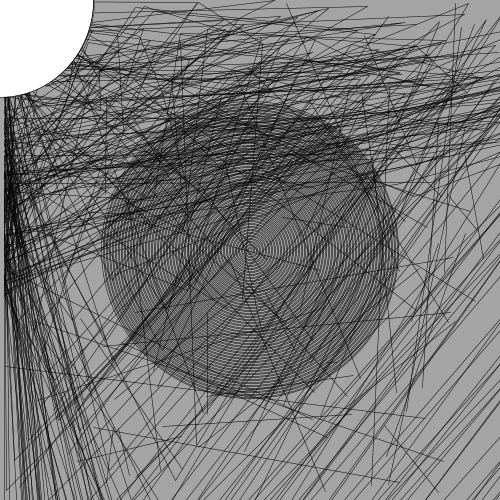
Frame 1 (no input)
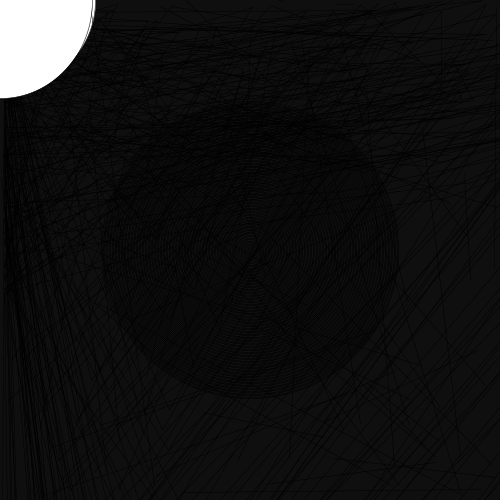
Frame 60 (the mouse pressed at the canvas centre just before this capture)
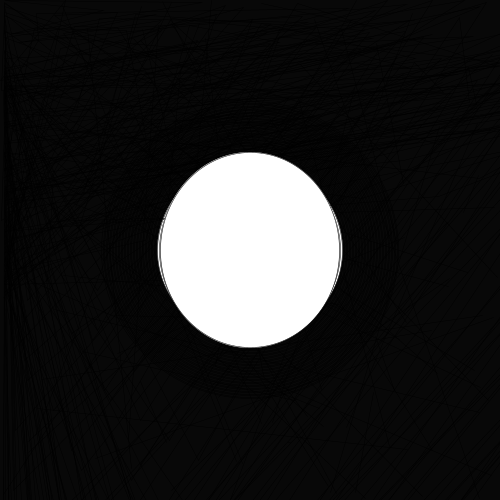
Frame 120 (the mouse held since frame 60 and released just before this capture)

The Processing sketch that drew these frames (run headless with seeded random() and noise(); from frame 60 on, the mouse is pressed at the canvas centre):

// Processing sketch: processing_75282
// ── processing_75282.pde

void setup(){
  size(500,500);
  smooth();
  strokeWeight(.5);
  background(255);  
}

void draw(){
  background(random(255));
  fill(0, 0, 0);
  for(int i = 0;i < 100; i++){
    noFill();
    ellipse(width/2,height/2,i*3,i*3);
    stroke(0.1);
    fill(134,23,256,.1);
    line(random(500), random(500), random(500), random(500));
    quad(random(200),i*10,1*4,random(300),random(499),i*2,i*9,random(100));
    
    fill(255, 255, 255);
    ellipse(mouseX,mouseY,i*2 - random(20),i*2- random(10));
  }
  fill(255);
      ellipse(random(width),random(height), random(20),random(0));
}

void mousePressed(){
  background(random(255,45),random(255));
  
}
